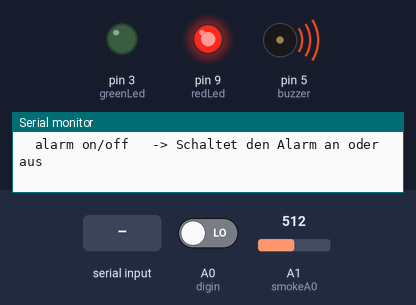
Simulated run of this sketch. Board: Arduino Uno, built with avr-gcc and run on an emulated ATmega328P. On the bench: output pins drawn as LEDs (lit = HIGH), buzzer (waves = sounding), the last lines printed to the serial monitor. The inputs (shaded band) are chosen by the test bench; at power-on: A0 (digin) LOW, A1 (smokeA0) = 512.

Above: at 1.3 s.
1.4 s: "alarm off\n" received over Serial
At 1.4 s:
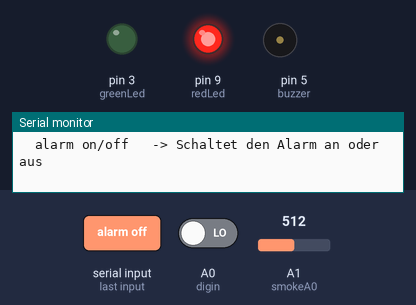
At 3.5 s:
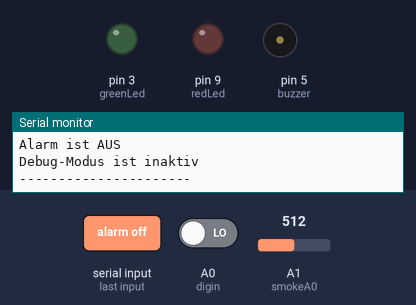
4.2 s: "thres=120\n" received over Serial
5.7 s: "debug\n" received over Serial
At 30.5 s:
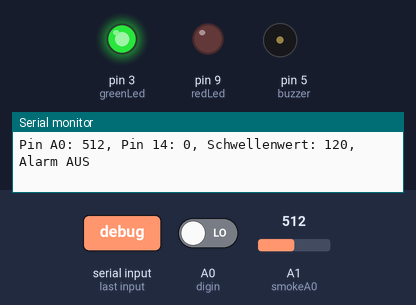
Timing chart, 0 to 31.6 s (numbered marks = the images above; inputs shaded):
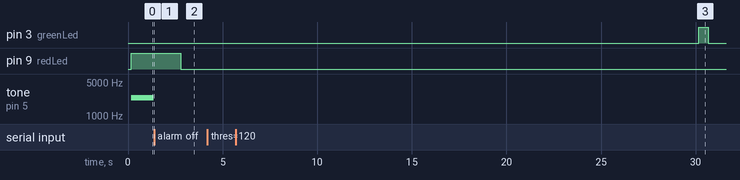

The sketch:

Gaswarner.ino
```cpp
///
// EsMi Gaswarner
// V2 / 26 Dec 2024
// Grüne LED nur Statusanzeige in langem Intervall kurz
// Rote LED und Buzzer als Alarm
// "debug" für serielle Ausgabe
///
// Erste Stunde: Schwellwert = 100
// Danach: Schwellwert = 50 (oder Wert, der per "thres=XYZ" gesetzt wird)
// Alarm nur beim Überschreiten des analogen Schwellwerts
///

int redLed = 9;
int greenLed = 3;
int buzzer = 5;
int smokeA0 = A1;
int digin = 14;

// Standard-Schwellwert (gilt nach der ersten Stunde,
// es sei denn, er wird per "thres=XYZ" geändert)
int sensorThres = 50;

// Merkt sich den Programmstart (Millisekunden seit Reset)
unsigned long startTime = 0;

unsigned long previousMillis = 0;  // Blink-Timer
const long interval = 30000;       // 30 Sekunden für die grüne LED
bool debugMode = false;            // Debug-Ausgabe an/aus
bool alarmEnabled = true;          // Alarm an/aus

void setup() {
  pinMode(redLed, OUTPUT);
  pinMode(greenLed, OUTPUT);
  pinMode(buzzer, OUTPUT);

  // Falls du den digitalen Pin noch anderweitig benötigst
  pinMode(digin, INPUT);

  Serial.begin(9600);
  Serial.println("Gaswarner gestartet. Folgende Befehle stehen zur Verfügung:");
  Serial.println("  debug          -> Schaltet Debug-Mode an/aus");
  Serial.println("  thres=<Zahl>   -> Setzt den Schwellwert auf <Zahl>");
  Serial.println("  alarm on/off   -> Schaltet den Alarm an oder aus");
  Serial.println();

  // Startzeit merken
  startTime = millis();
}

void loop() {
  checkSerialInput();

  // Erste Stunde = 3.600.000 ms
  // => Während der ersten Stunde Schwellwert fest auf 100
  if (millis() - startTime < 3600000UL) {
    sensorThres = 120;
  }
  // Danach entweder 50 (Default) oder den Wert, den du per "thres=XYZ" eingestellt hast

  int analogSensor = analogRead(smokeA0);
  int digitalSensor = digitalRead(digin);  // nur noch zur Info, nicht relevant für Alarm

  // Wenn Debugmodus an ist, bei jedem Durchlauf die aktuellen Werte ausgeben
  if (debugMode) {
    Serial.print("Pin A0: ");
    Serial.print(analogSensor);
    Serial.print(", Pin 14: ");
    Serial.print(digitalSensor);
    Serial.print(", Schwellenwert: ");
    Serial.print(sensorThres);
    Serial.print(", Alarm ");
    Serial.println(alarmEnabled ? "EIN" : "AUS");
  }

  // Alarm nur auslösen, wenn Alarm aktiviert UND analogSensor > sensorThres
  if (alarmEnabled && (analogSensor > sensorThres)) {
    digitalWrite(redLed, HIGH);
    digitalWrite(greenLed, LOW);

    // Buzzer ertönt kurz
    tone(buzzer, 2350, 1200);
    delay(2000);
  } else {
    // Alarm aus (rote LED aus, Buzzer aus)
    digitalWrite(redLed, LOW);
    noTone(buzzer);

    // Grüne LED alle 30 Sekunden kurz blinken lassen
    unsigned long currentMillis = millis();
    if (currentMillis - previousMillis >= interval) {
      previousMillis = currentMillis;
      digitalWrite(greenLed, HIGH);
      delay(500);
      digitalWrite(greenLed, LOW);
    }
  }

  delay(500);
}

/**
 * Liest Befehle vom seriellen Monitor (9600 Baud) und reagiert darauf:
 *  - "debug"          -> Debug-Mode an/aus
 *  - "thres=<Zahl>"   -> neuen Schwellwert setzen (erst nach der ersten Stunde wirksam)
 *  - "alarm on/off"   -> Alarm an/aus
 */
void checkSerialInput() {
  if (Serial.available() > 0) {
    String input = Serial.readStringUntil('\n');
    input.trim(); // Entfernt führende/nachfolgende Leerzeichen

    // Debugmodus schalten
    if (input.equalsIgnoreCase("debug")) {
      debugMode = !debugMode;
      Serial.print("Debug-Modus ");
      Serial.println(debugMode ? "aktiviert" : "deaktiviert");
      printCurrentValues();
      return;
    }

    // Alarm an/aus
    if (input.equalsIgnoreCase("alarm on")) {
      alarmEnabled = true;
      Serial.println("Alarm eingeschaltet");
      printCurrentValues();
      return;
    }
    if (input.equalsIgnoreCase("alarm off")) {
      alarmEnabled = false;
      Serial.println("Alarm ausgeschaltet");
      printCurrentValues();
      return;
    }

    // Schwellwert setzen, z.B. "thres=120"
    // Während der ersten Stunde ignorieren wir das
    if (input.startsWith("thres=")) {
      if (millis() - startTime < 3600000UL) {
        // Erste Stunde -> Wert ignorieren
        Serial.println("Schwellwert kann in der ersten Stunde nicht geaendert werden!");
        printCurrentValues();
        return;
      } else {
        // Nach der ersten Stunde
        String valueString = input.substring(6);
        int newThreshold = valueString.toInt();
        if (newThreshold > 0) {
          sensorThres = newThreshold;
          Serial.print("Neuer Schwellenwert: ");
          Serial.println(sensorThres);
        } else {
          Serial.println("Ungueltiger Wert fuer den Schwellenwert!");
        }
        printCurrentValues();
      }
      return;
    }

    // Unbekannter Befehl
    Serial.println("Unbekannter Befehl. Verfuegbare Befehle:");
    Serial.println("  debug");
    Serial.println("  thres=<Zahl>");
    Serial.println("  alarm on/off");
    printCurrentValues();
  }
}

/**
 * Gibt die aktuellen Werte (Sensor- und Statusinformationen) aus.
 */
void printCurrentValues() {
  int analogSensor = analogRead(smokeA0);
  int digitalSensor = digitalRead(digin);

  Serial.println("\n--- AKTUELLE WERTE ---");
  Serial.print("Pin A0 (analog): ");
  Serial.println(analogSensor);
  Serial.print("Pin 14 (digital): ");
  Serial.println(digitalSensor);

  Serial.print("Aktueller Schwellwert: ");
  Serial.println(sensorThres);

  Serial.print("Alarm ist ");
  Serial.println(alarmEnabled ? "EIN" : "AUS");

  Serial.print("Debug-Modus ist ");
  Serial.println(debugMode ? "aktiv" : "inaktiv");

  Serial.println("----------------------\n");
}
```

Measured:
- after the input at 1.4 s, pin 9 (redLed): HIGH → LOW after 1.4 s; tone on pin 5 (buzzer): stays silent (without the input it goes to 2350 Hz after 1.3 s)
